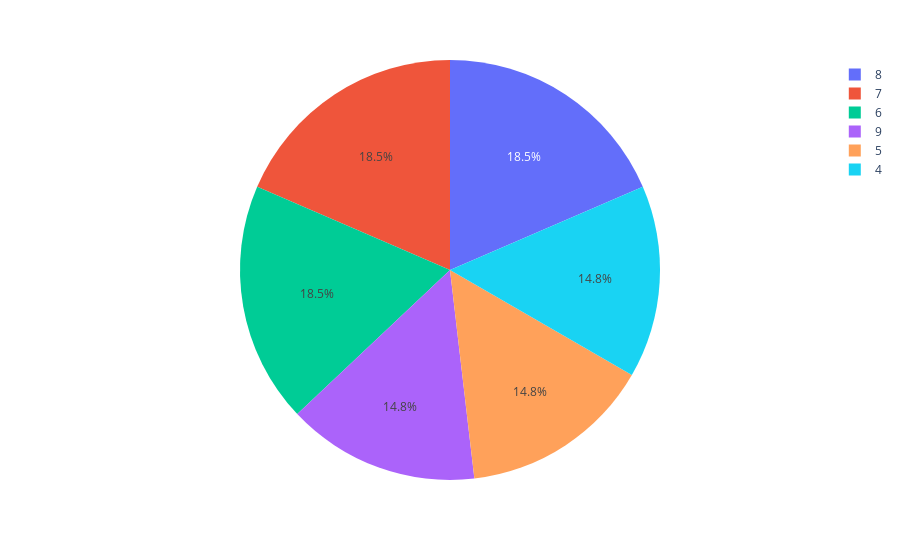

Notebook code cell kept with this figure:
### Code cell
# Plotting pie chart

# Here in the px.pie("Name of the dDataFrame", "Name of the column")
px.pie(df, names='average_ticket_price')

### Figure 1 — Plotly figure (JSON) as saved in the notebook; plotly's stock layout.template omitted (floating-point values rounded to 4 significant figures)
{"data": [{"domain": {"x": [0, 1], "y": [0, 1]}, "hovertemplate": "average_ticket_price=%{label}<extra></extra>", "labels": [9, 9, 9, 9, 8, 8, 8, 8, 8, 7, 7, 7, 7, 7, 6, 6, 6, 6, 6, 5, 5, 5, 5, 4, 4, 4, 4], "legendgroup": "", "name": "", "showlegend": true, "type": "pie"}], "layout": {"autosize": true, "legend": {"tracegroupgap": 0}, "margin": {"t": 60}}}
